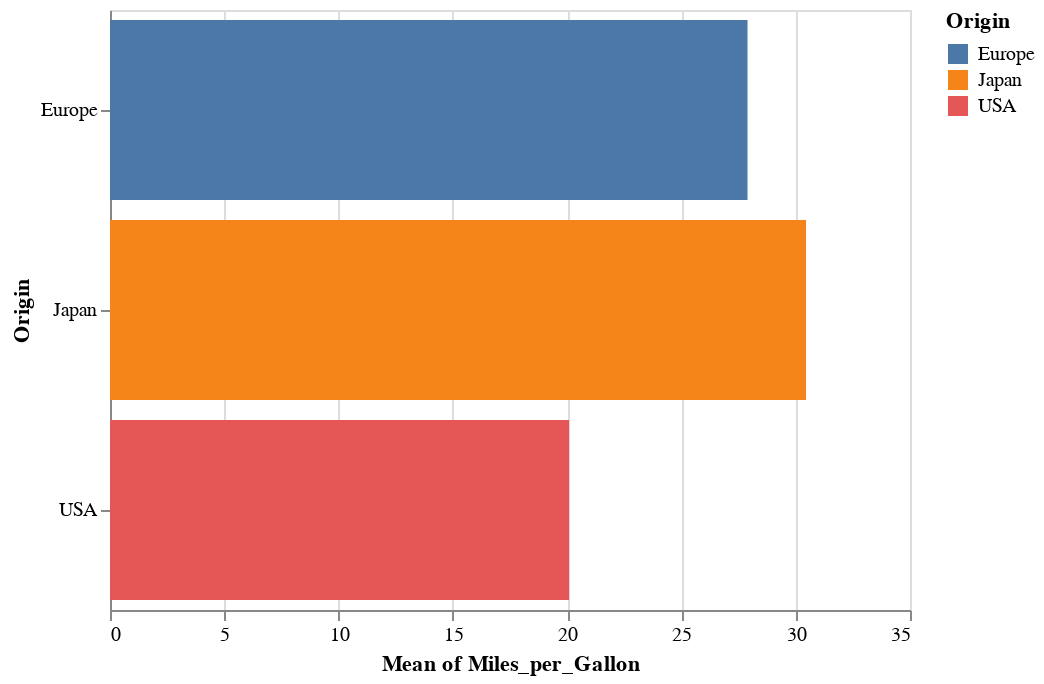

Notebook code cell kept with this figure:
### Code cell
alt.Chart(cars).mark_bar().encode(
x = "mean(Miles_per_Gallon)",
y = "Origin",
color = "Origin"
)

### Figure 1 — Vega-Lite specification as saved in the notebook (floating-point values rounded to 4 significant figures; data arrays with more than 128 entries replaced by an {"elided": "..."} marker saying what was removed)
{"$schema": "https://vega.github.io/schema/vega-lite/v3.4.0.json", "config": {"mark": {"tooltip": null}, "view": {"height": 300, "width": 400}}, "data": {"name": "data-f02450ab61490a1363517a0190416235"}, "datasets": {"data-f02450ab61490a1363517a0190416235": {"elided": "406 records"}}, "encoding": {"color": {"field": "Origin", "type": "nominal"}, "x": {"aggregate": "mean", "field": "Miles_per_Gallon", "type": "quantitative"}, "y": {"field": "Origin", "type": "nominal"}}, "mark": "bar"}
